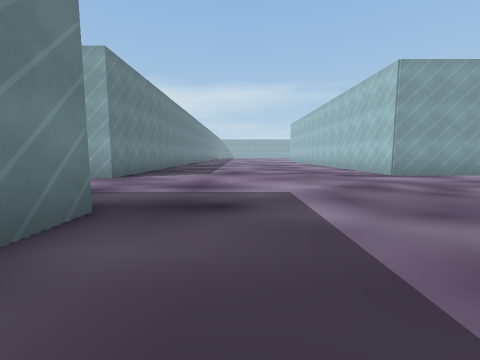
View 1 (above)

24 first-person views from a walk through a scene from a Unity 3-D project. The camera is 1.2 m above the floor, tilts 6° down and sees 90° across. The floor is counted in squares, 2 m on a side. Each view is taken from the middle of a square. On the plan, view 1 faces up. The plan holds only what a view shows up to about 9 squares ahead; the rest is blank. The place goes on beyond the plan. The player is left out. Door leaves are left out, so doorways stand open. Some surface patterns are stand-ins.

View 2
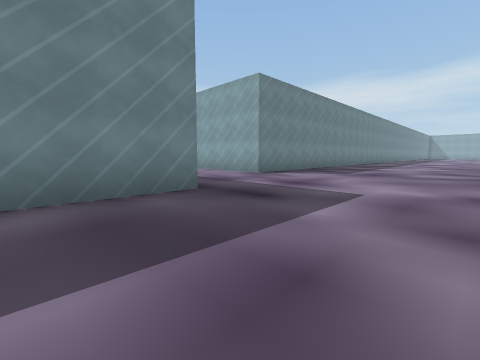

View 3
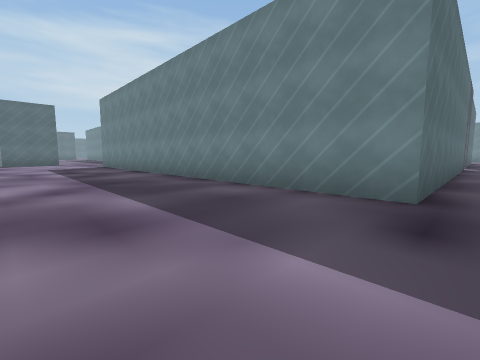

View 4
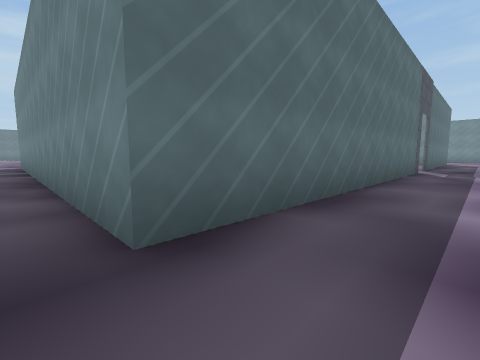

View 5
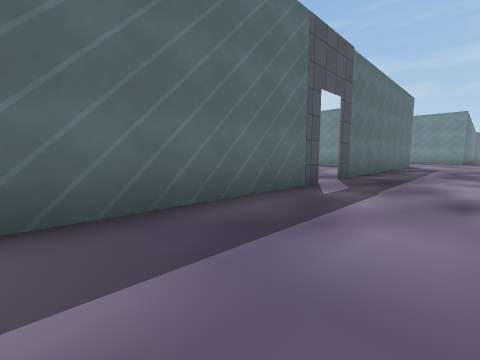

View 6
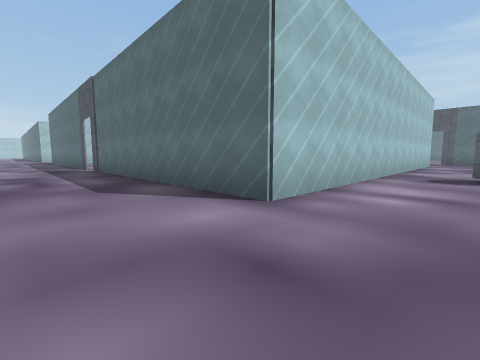

View 7
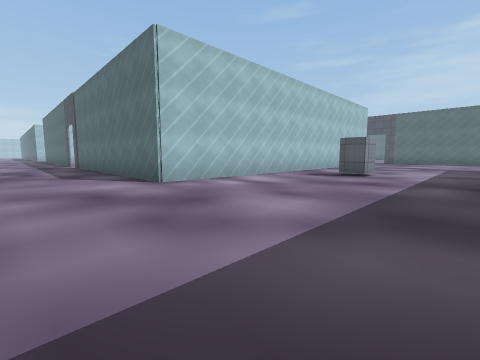

View 8
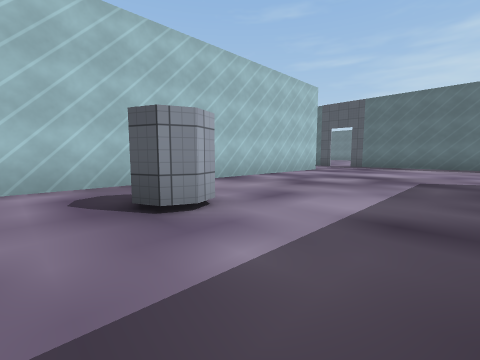

View 9
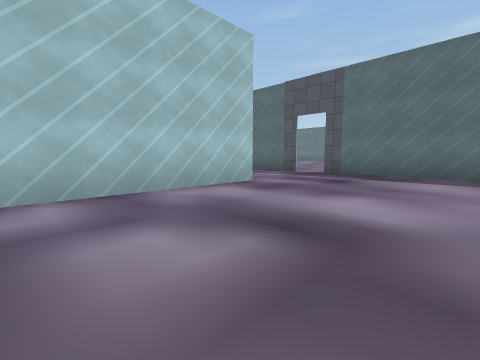

View 10
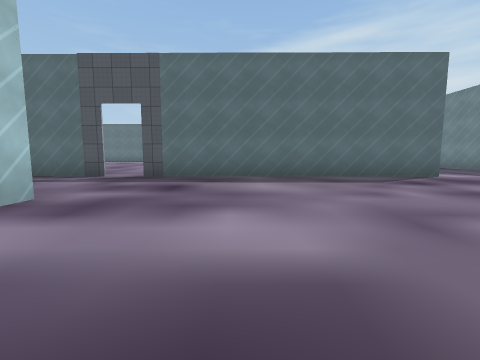

View 11
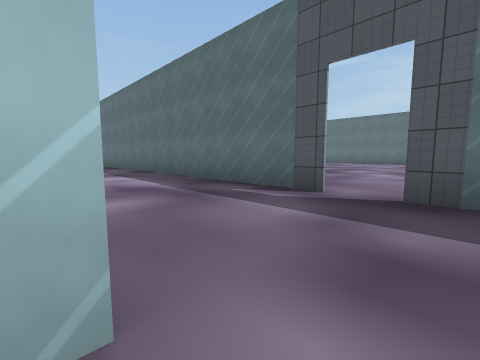

View 12
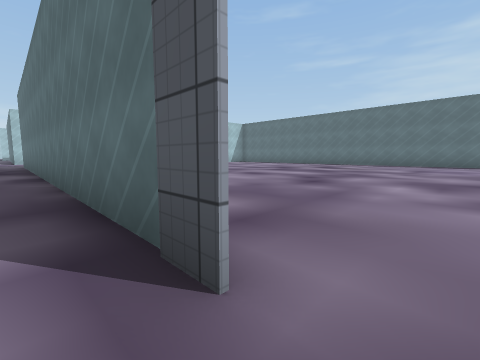

View 13
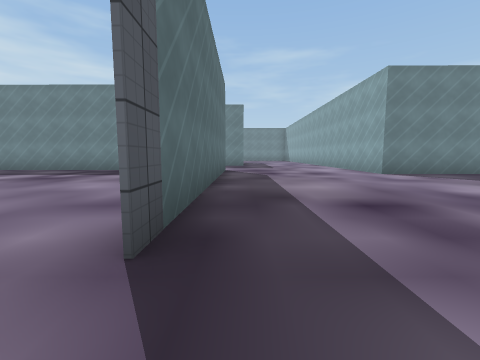

View 14
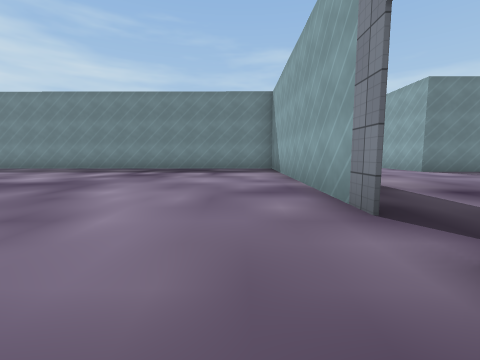

View 15
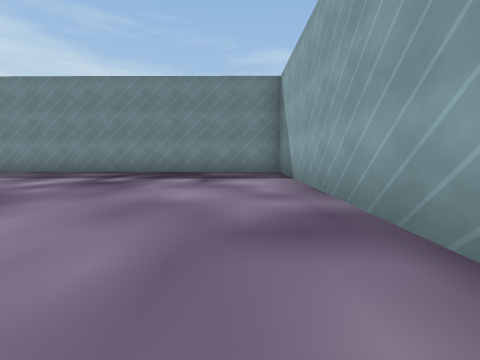

View 16
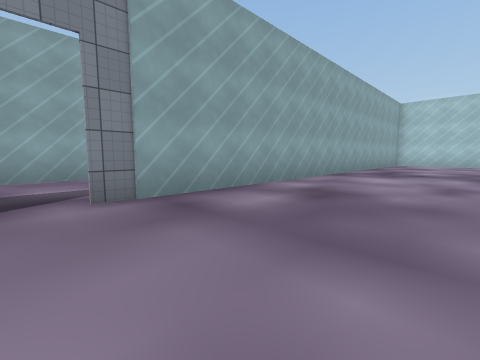

View 17
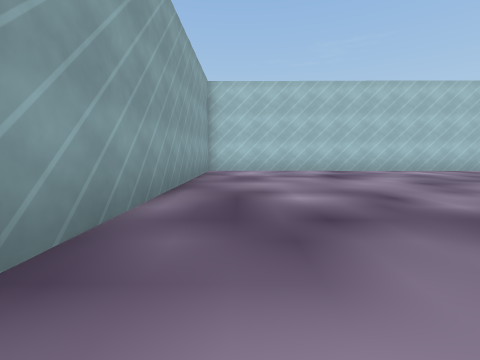

View 18
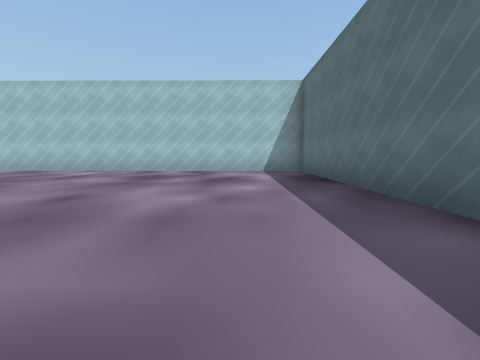

View 19
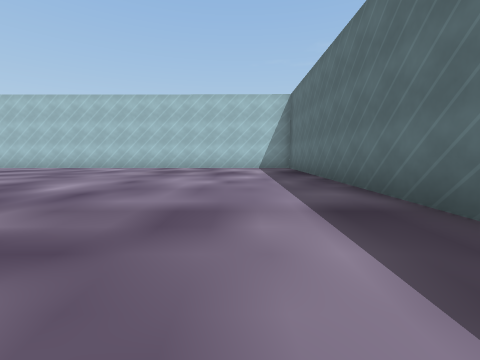

View 20
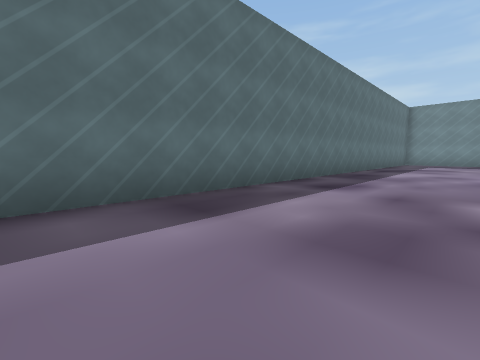

View 21
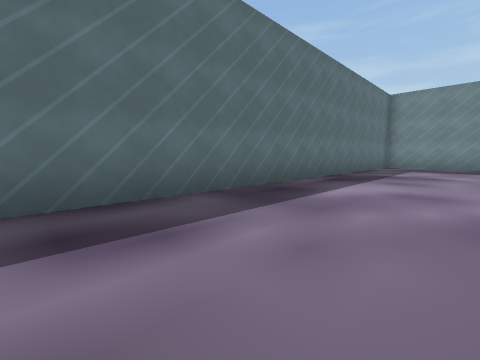

View 22
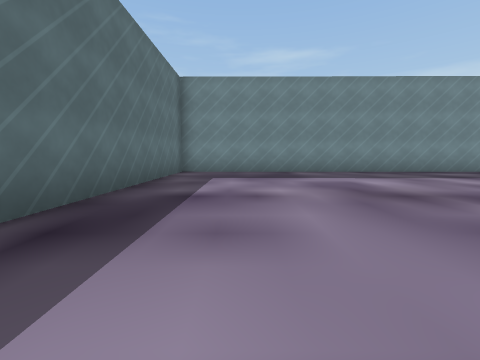

View 23
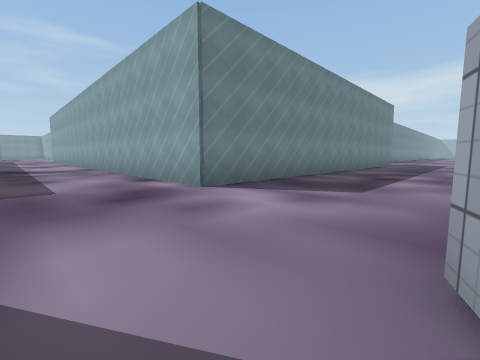

View 24
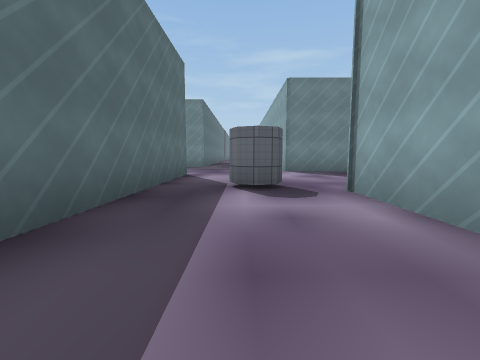

### Floor plan
Points are (right, up) in squares from view 1. A wall is a line through its corners. A room is listed if a view was taken in it or the views show most of it. See-through windows are left out.
Room 1 (views 1, 2, 3, 4, 5, 6, 7, 8, 9, 10, 11, 12, 13, 23, 24)
walls: (-0.4, -13.8) (5.4, -13.8); (-18.4, -10.2) (-20.2, -10.2) (-20.1, 2.6) (-11.8, 2.6); (-19.3, -13.6) (-8.1, -13.7); (2.1, -12) (1.9, -11.6); (2.3, -11.1) (2.8, -11.3) (2.9, -11.7) (2.7, -12.2); (5.2, -10.2) (3, -10.2); (-10.9, 2.6) (-1.6, 2.5) (-1.7, -10.3) (-8.2, -10.3); (-22.7, -2.8) (-22.9, -2.5) (-22.8, -2.1) (-22.4, -2) (-22, -2.2); (-26.5, -5.5) (-26.5, -8.5) (-28.1, -8.5); (-28.6, -13.6) (-20.3, -13.6); (-3.3, 9.1) (-3.3, 6.2) (-4.7, 6.2); (7.1, 7) (4.5, 7) (4.5, 9.1)
ways out: open door at (-19.5, -14) to room 2; open door at (-11.5, 3)
Room 2 (views 14, 15, 16, 17, 18, 19, 20, 21, 22)
walls: (-20.3, -13.7) (-28.4, -13.6) (-28.5, -20.6); (-28.5, -28.1) (-5.1, -28.2) (-5, -13.8) (-19.3, -13.7)
ways out: open door at (-19.5, -14) to room 1

Positions as (right, up) in squares from view 1, and headings:
1: (0, 0), facing up
2: (2, 0), facing up-left
3: (2, 3), facing down-left
4: (-1, 4), facing down-left
5: (-6, 5), facing down-left
6: (-22, 5), facing down-right
7: (-25, 5), facing down-right
8: (-25, -1), facing down-right
9: (-24, -6), facing down-right
10: (-23, -7), facing down
11: (-21, -10), facing down-right
12: (-20, -13), facing down-right
13: (-19, -13), facing left
14: (-18, -15), facing left
15: (-20, -15), facing left
16: (-20, -17), facing up-right
17: (-14, -15), facing right
18: (-14, -26), facing right
19: (-16, -26), facing right
20: (-12, -25), facing down-left
21: (-16, -25), facing down-left
22: (-20, -26), facing left
23: (2, -13), facing up-left
24: (7, -12), facing left
